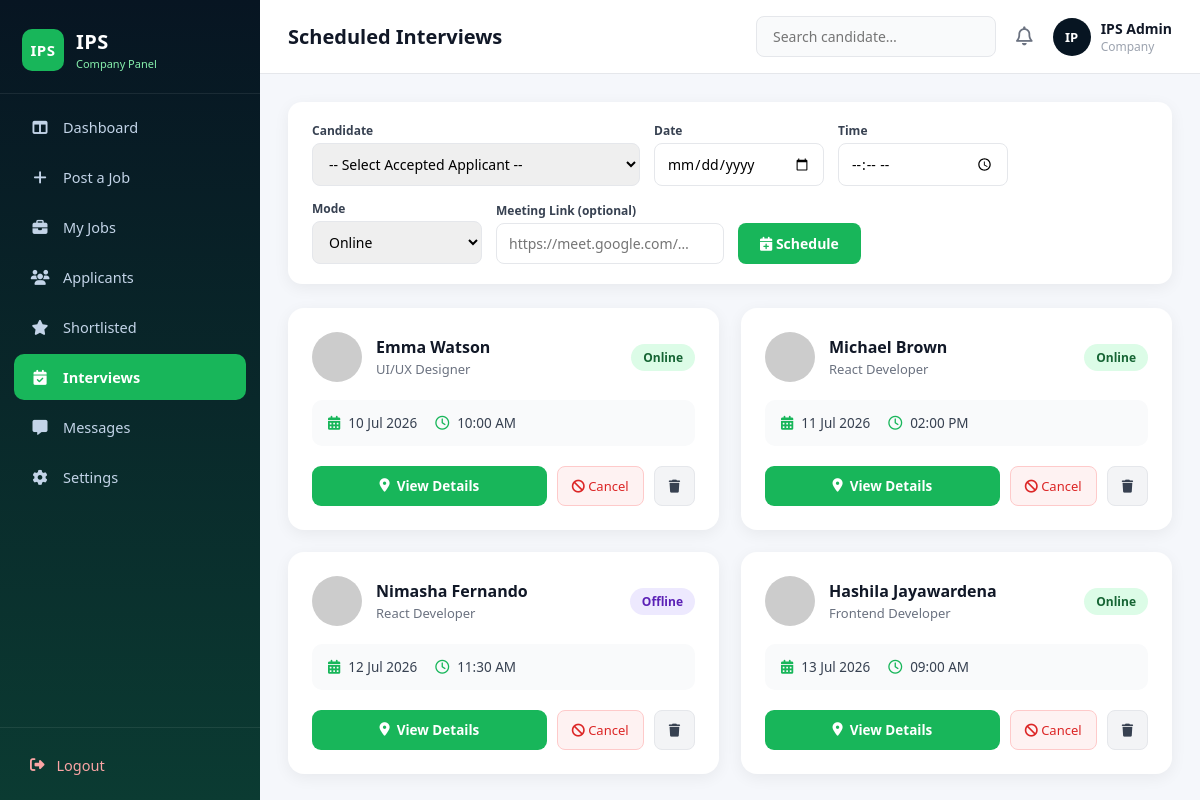
Screenshot of /interviews.php (signed in) with the database file from the repository.
### tables this page shows
CREATE TABLE IF NOT EXISTS interviews (
    id             INT AUTO_INCREMENT PRIMARY KEY,
    company_id     INT NOT NULL,
    applicant_id   INT NOT NULL,
    interview_date DATE NOT NULL,
    interview_time TIME NOT NULL,
    mode           ENUM('Online','Offline') NOT NULL DEFAULT 'Online',
    meeting_link   VARCHAR(255) NOT NULL DEFAULT '',
    status         ENUM('scheduled','completed','cancelled') NOT NULL DEFAULT 'scheduled',
    created_at     DATETIME NOT NULL DEFAULT CURRENT_TIMESTAMP,
    FOREIGN KEY (company_id)   REFERENCES companies(id)  ON DELETE CASCADE,
    FOREIGN KEY (applicant_id) REFERENCES applicants(id) ON DELETE CASCADE
);

CREATE TABLE IF NOT EXISTS applicants (
    id         INT AUTO_INCREMENT PRIMARY KEY,
    company_id INT NOT NULL,
    job_id     INT NOT NULL,
    name       VARCHAR(150) NOT NULL,
    email      VARCHAR(150) NOT NULL,
    experience VARCHAR(50)  NOT NULL DEFAULT '',
    resume     VARCHAR(255) NOT NULL DEFAULT '',
    status     ENUM('pending','accepted','rejected') NOT NULL DEFAULT 'pending',
    applied_at DATETIME NOT NULL DEFAULT CURRENT_TIMESTAMP,
    FOREIGN KEY (company_id) REFERENCES companies(id) ON DELETE CASCADE,
    FOREIGN KEY (job_id)     REFERENCES jobs(id)      ON DELETE CASCADE
);

CREATE TABLE IF NOT EXISTS jobs (
    id          INT AUTO_INCREMENT PRIMARY KEY,
    company_id  INT NOT NULL,
    title       VARCHAR(200) NOT NULL,
    type        ENUM('Full Time','Part Time','Internship','Remote') NOT NULL,
    location    VARCHAR(100) NOT NULL,
    experience  VARCHAR(50)  NOT NULL,
    description TEXT         NOT NULL,
    skills      VARCHAR(300) NOT NULL DEFAULT '',
    status      ENUM('active','closed') NOT NULL DEFAULT 'active',
    created_at  DATETIME NOT NULL DEFAULT CURRENT_TIMESTAMP,
    FOREIGN KEY (company_id) REFERENCES companies(id) ON DELETE CASCADE
);

### interviews.php (the view, shortened to what this page needs)
<?php
$cid = (int)$_SESSION['company_id'];
$db   = getDB();
$stmt = $db->prepare("
    SELECT iv.*, a.name AS applicant_name, j.title AS job_title
    FROM interviews iv
    JOIN applicants a ON a.id = iv.applicant_id
    JOIN jobs       j ON j.id = a.job_id
    WHERE iv.company_id = ?
    ORDER BY iv.interview_date ASC, iv.interview_time ASC
");
$stmt->bind_param('i', $cid);
$stmt->execute();
$interviews = $stmt->get_result()->fetch_all(MYSQLI_ASSOC);
?>
<!DOCTYPE html>
<html lang="en">
<head>
  <link rel="stylesheet" href="css/sidebar.css">
  <link rel="stylesheet" href="css/interviews.css">
  <link rel="stylesheet" href="https://cdnjs.cloudflare.com/ajax/libs/font-awesome/6.5.1/css/all.min.css">
</head>
<body>
<div class="container">
  <?php include 'includes/sidebar.php'; ?>
  <main class="main-area">
    <?php include 'includes/topbar.php'; ?>
    <div class="page-content">
      <div class="schedule-bar">
        <div>
          <label>Candidate</label>
          <select id="schedApplicant">
            <option value="">-- Select Accepted Applicant --</option>
          </select>
        </div>
        <div>
          <label>Date</label>
          <input type="date" id="schedDate" min="<?= date('Y-m-d') ?>">
        </div>
        <div>
          <label>Time</label>
          <input type="time" id="schedTime">
        </div>
        <div>
          <label>Mode</label>
          <select id="schedMode">
            <option value="Online">Online</option>
          </select>
        </div>
        <div>
          <label>Meeting Link (optional)</label>
          <input type="url" id="schedLink" placeholder="https://meet.google.com/…">
        </div>
        <button class="sched-btn" onclick="scheduleInterview()">
          <i class="fa-solid fa-calendar-plus"></i> Schedule
        </button>
      </div>
      <div class="interview-list" id="interviewList">
        <?php if (empty($interviews)): ?>
          <p style="color:#9ca3af;">No interviews scheduled yet.</p>
        <?php else: ?>
          <?php foreach ($interviews as $i => $iv): ?>
          <div class="interview-card <?= $iv['status'] === 'cancelled' ? 'status-cancelled' : '' ?>" id="iv-<?= $iv['id'] ?>">
            <div class="card-top">
              <img src="https://i.pravatar.cc/50?img=<?= ($i % 15) + 1 ?>" alt="">
              <div>
                <h3><?= htmlspecialchars($iv['applicant_name']) ?></h3>
                <p class="position"><?= htmlspecialchars($iv['job_title']) ?></p>
              </div>
              <?php if ($iv['status'] === 'cancelled'): ?>
                <span class="badge-cancelled">Cancelled</span>
              <?php else: ?>
                <span class="mode-badge <?= strtolower($iv['mode']) ?>"><?= $iv['mode'] ?></span>
              <?php endif; ?>
            </div>
            <div class="card-details">
              <div class="detail-item">
                <i class="fa-solid fa-calendar-days"></i>
                <span><?= date('d M Y', strtotime($iv['interview_date'])) ?></span>
              </div>
              <div class="detail-item">
                <i class="fa-regular fa-clock"></i>
                <span><?= date('h:i A', strtotime($iv['interview_time'])) ?></span>
              </div>
            </div>
            <?php if ($iv['status'] !== 'cancelled'): ?>
            <div class="buttons">
              <?php if ($iv['mode'] === 'Online' && $iv['meeting_link']): ?>
                <a href="<?= htmlspecialchars($iv['meeting_link']) ?>" target="_blank">
                  <button class="join-btn"><i class="fa-solid fa-video"></i> Join Meeting</button>
                </a>
              <?php else: ?>
                <button class="join-btn"><i class="fa-solid fa-location-dot"></i> View Details</button>
              <?php endif; ?>
              <button class="cancel-interview" onclick="cancelInterview(this, <?= $iv['id'] ?>)">
                <i class="fa-solid fa-ban"></i> Cancel
              </button>
              <button class="delete-interview" onclick="deleteInterview(this, <?= $iv['id'] ?>)">
                <i class="fa-solid fa-trash"></i>
              </button>
            </div>
            <?php endif; ?>
          </div>
          <?php endforeach; ?>
        <?php endif; ?>
      </div>
    </div>
  </main>
</div>
</body>
</html>

### css/sidebar.css (style rules this page uses)
* { margin: 0; padding: 0; box-sizing: border-box; font-family: "Segoe UI", Arial, sans-serif; }
body { background: #f5f7fb; color: #111827; }
.container { display: flex; min-height: 100vh; }
.main-area { flex: 1; min-width: 0; }
.page-content { padding: 28px; }

### css/interviews.css (style rules this page uses)
.interview-list { display: grid; grid-template-columns: repeat(auto-fill, minmax(320px, 1fr)); gap: 22px; }
.interview-card { background: white; padding: 24px; border-radius: 16px; box-shadow: 0 4px 16px rgba(0,0,0,0.06); transition: transform 0.2s, box-shadow 0.2s; }
.card-top { display: flex; align-items: center; gap: 14px; margin-bottom: 18px; }
.card-top img { width: 50px; height: 50px; border-radius: 50%; object-fit: cover; flex-shrink: 0; }
.card-top > div { flex: 1; min-width: 0; }
.card-top h3 { font-size: 16px; font-weight: 700; color: #111827; margin-bottom: 2px; white-space: nowrap; overflow: hidden; text-overflow: ellipsis; }
.position { font-size: 13px; color: #6b7280; }
.mode-badge { padding: 5px 12px; border-radius: 20px; font-size: 12px; font-weight: 600; white-space: nowrap; flex-shrink: 0; }
.mode-badge.online { background: #dcfce7; color: #166534; }
.mode-badge.offline { background: #ede9fe; color: #5b21b6; }
.card-details { display: flex; gap: 18px; margin-bottom: 20px; padding: 14px 16px; background: #f9fafb; border-radius: 10px; }
.detail-item { display: flex; align-items: center; gap: 8px; font-size: 13.5px; color: #374151; }
.detail-item i { color: #18b65a; font-size: 14px; }
.buttons { display: flex; gap: 10px; }
.join-btn { flex: 1; background: #18b65a; color: white; border: none; padding: 11px 14px; border-radius: 9px; font-size: 13.5px; font-weight: 600; cursor: pointer; display: inline-flex; align-items: center; justify-content: center; gap: 7px; transition: background 0.2s; }

### interviews.php (style rules this page uses)
.schedule-bar { background:#fff;border-radius:14px;padding:20px 24px;box-shadow:0 4px 16px rgba(0,0,0,.06);margin-bottom:24px;display:flex;flex-wrap:wrap;gap:14px;align-items:flex-end; }
.schedule-bar select,.schedule-bar input { padding:10px 12px;border:1.5px solid #e5e7eb;border-radius:8px;font-size:14px;outline:none;min-width:170px; }
.schedule-bar .sched-btn { background:#18b65a;color:#fff;border:none;padding:11px 22px;border-radius:8px;font-size:14px;font-weight:600;cursor:pointer; }
.schedule-bar label { font-size:12px;font-weight:600;color:#374151;display:block;margin-bottom:4px; }
.cancel-interview { background:#fef2f2;color:#dc2626;border:1px solid #fecaca;padding:7px 14px;border-radius:8px;font-size:13px;cursor:pointer;font-weight:500; }
.delete-interview { background:#f3f4f6;color:#374151;border:1.5px solid #e5e7eb;padding:7px 14px;border-radius:8px;font-size:13px;cursor:pointer;font-weight:500; }

### rows the page displays
interviews: applicant.name "Emma Watson", jobs.title "UI/UX Designer", mode "Online", interview_date "10 Jul 2026", interview_time "10:00 AM", meeting_link "View Details"
interviews: applicant.name "Michael Brown", jobs.title "React Developer", mode "Online", interview_date "11 Jul 2026", interview_time "02:00 PM", meeting_link "View Details"
interviews: applicant.name "Nimasha Fernando", jobs.title "React Developer", mode "Offline", interview_date "12 Jul 2026", interview_time "11:30 AM", shows "View Details"
interviews: applicant.name "Hashila Jayawardena", jobs.title "Frontend Developer", mode "Online", interview_date "13 Jul 2026", interview_time "09:00 AM", meeting_link "View Details"

### other values shown
$item['label'] "Dashboard"
$item['label'] "Post a Job"
$item['label'] "My Jobs"
$item['label'] "Applicants"
$item['label'] "Shortlisted"
$item['label'] "Interviews"
$item['label'] "Messages"
$item['label'] "Settings"
$pageTitle "Scheduled Interviews"
$initials "IP"
$company['name'] "IPS Admin"
